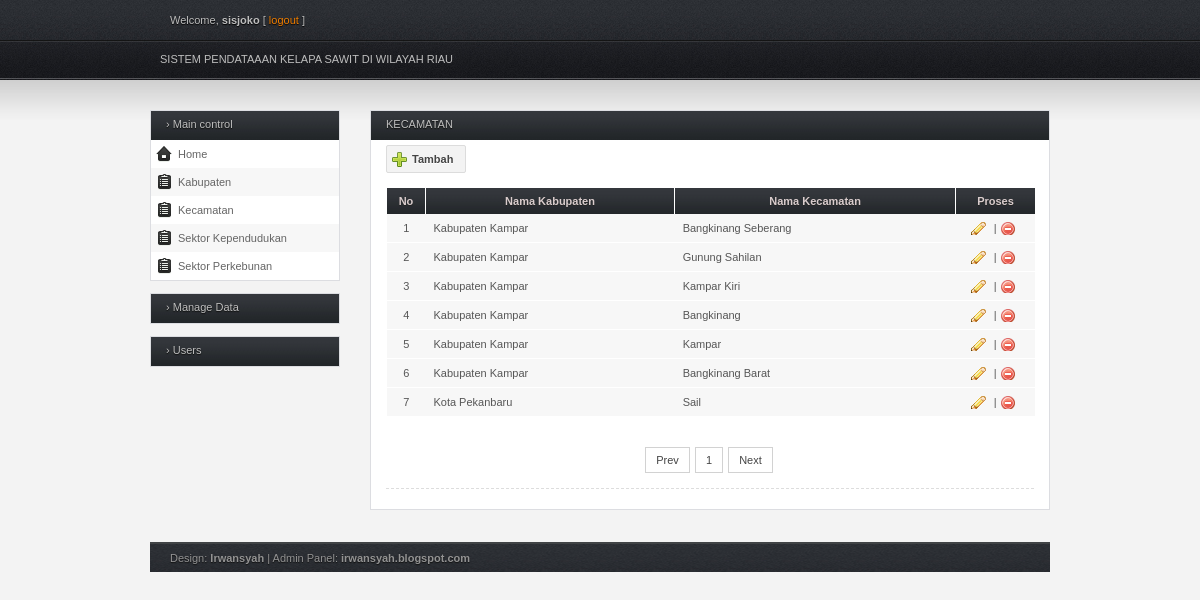
The page /_admin/?p=kecamatan (signed in) on the database its author committed.
### tables this page shows
CREATE TABLE IF NOT EXISTS `kecamatan` (
  `idkec` int(11) NOT NULL AUTO_INCREMENT,
  `idkab` int(11) NOT NULL,
  `nama_kecamatan` varchar(100) NOT NULL,
  PRIMARY KEY (`idkec`)
);

CREATE TABLE IF NOT EXISTS `kabupaten` (
  `idkab` int(11) NOT NULL AUTO_INCREMENT,
  `nama_kabupaten` varchar(100) NOT NULL,
  `x` varchar(100) NOT NULL,
  `y` varchar(100) NOT NULL,
  PRIMARY KEY (`idkab`)
);

### _mod/paging.php (called while the page is built, shortened)
<?
class pagination
{
	public function calculate_pages($total_rows, $rows_per_page, $page_num)
	{
		$arr = array();
		$last_page = ceil($total_rows / $rows_per_page);
		$page_num = (int) $page_num;
		if ($page_num < 1)
		{
		   $page_num = 1;
		}
		elseif ($page_num > $last_page)
		{
		   $page_num = $last_page;
		}
		$upto = ($page_num - 1) * $rows_per_page;
		$arr['limit'] = 'LIMIT '.$upto.',' .$rows_per_page;
		$arr['current'] = $page_num;
		if ($page_num == 1)
			$arr['previous'] = $page_num;
		else
			$arr['previous'] = $page_num - 1;
		if ($page_num == $last_page)
			$arr['next'] = $last_page;
		else
			$arr['next'] = $page_num + 1;
		$arr['last'] = $last_page;
		$arr['info'] = 'Page ('.$page_num.' of '.$last_page.')';
		$arr['pages'] = $this->get_surrounding_pages($page_num, $last_page, $arr['next']);
		return $arr;
	}
	function get_surrounding_pages($page_num, $last_page, $next)
	{
		$arr = array();
		if ($page_num == 1)
		{
			if ($next == $page_num) return array(1);
			return $arr;
		}
		return $arr;
	}
}
?>

### _admin/_page/kecamatan.php (the view, shortened to what this page needs)
<?php
require ('../_mod/paging.php');
$sql = "select * from kecamatan,kabupaten where kecamatan.idkab = kabupaten.idkab order by nama_kabupaten";
    $query = mysql_query($sql);
	$numrows = mysql_num_rows($query);
	$numperpage = 20;
	$paging = new pagination();
	$pg = $paging->calculate_pages($numrows, $numperpage, $_GET['page']);
?>
<div class="full_w">
<div class="h_title">KECAMATAN</div>
<p><a class="button add" href="?p=kecamatan_add">Tambah</a>
				<table>
					<thead>
						<tr>
							<th scope="col" width="6%">No</th>
							<th scope="col">Nama Kabupaten</th>
							<th scope="col">Nama Kecamatan</th>
							<th scope="col" style="width: 65px;">Proses</th>
						</tr>
					</thead>
<?php
    $sql .= " {$pg['limit']}";
    $query = mysql_query($sql);
    $no = 1;
    while ($data = mysql_fetch_array($query)) {
?>
					<tbody>
						<tr>
							<td class="align-center"><?php echo $no; ?></td>
							<td><?php echo $data['nama_kabupaten']; ?></td>
							<td><?php echo $data['nama_kecamatan']; ?></td>
							<td align="center">
								<a href="?p=kecamatan_edit&idkec=<?php echo $data[idkec];?>" class="table-icon edit" title="Edit"></a>&nbsp;|&nbsp;
								<a href="../_mod/mod_kecamatan.php?aksi=delete&idkec=<?php echo $data['idkec']; ?>" onClick="return confirm('Anda Yakin Akan Menghapus')" class="table-icon delete" title="Delete"></a>
							</td>
						</tr>
					</tbody>
<?php
$no++;
}
?>
				</table>
				<div class="entry">
					<div class="pagination">
						<a href="?p=kecamatan&page=<?php echo $pg['previous'];?>">Prev</a>
						<?php
					foreach($pg['pages'] as $key=>$value){
				?>
        			<a href="?p=kecamatan&page=<?php echo $value;?>" class="page"><?php echo $value;?></a>
       			<?php
					}
				?>
					<a href="?p=kecamatan&page=<?php echo $pg['next'];?>"	class="page">Next</a>
					</div>
					<div class="sep"></div>
</div>
</div>

### _admin/css/style.css (style rules this page uses)
* { margin: 0; padding: 0; }
body { background: #f3f3f3 url(../img/bg_top.jpg) repeat-x; color: #bebebe; font-family: Tahoma, Arial, Helvetica, sans-serif; font-size: 11px; margin: 0; }
a { text-decoration: none; }
button, .button { background: #F3F3F3; border: 1px solid #DCDCDC; border-radius: 2px; color: #444444; cursor: pointer; display: inline-block; font: 700 11px Tahoma, Arial, sans-serif; margin-right: 10px; padding: 7px 12px 7px 12px; position: relative; text-decoration: none; text-shadow: 0px 1px 0px #FFFFFF; }
#content tr:nth-child(odd) { background: #f7f7f7; }
#main .full_w { background: #ffffff; border: 1px solid #DCDDE1; color: #848484; margin: 0 0 20px 0; }
#main .full_w .h_title, #main .half_w .h_title { background: url(../img/bg_box_head.jpg) repeat-x; color: #bebebe; font-size: 11px; font-weight: normal; height: 22px; padding: 7px 0 0 15px; text-shadow: #0E0E0E 0px 1px 1px; }
#main .full_w p { line-height: 16px; margin: 5px 15px; }
table { border-collapse: collapse; margin: 15px; width: 650px; }
table th { background: url(../img/bg_box_head.jpg) repeat-x; color: #DACDCD; border-left: 1px solid #ffffff; border-right: 1px solid #ffffff; font-size: 11px; font-weight: bold; padding: 7px; text-shadow: 0px 1px #242424; }
table tr { border-left: 1px solid #ffffff; border-right: 1px solid #ffffff; }
table td { border-bottom: 1px solid #ffffff; border-top: 1px solid ffffff; color: #565656; padding: 8px; }
.table-icon { padding: 1px 8px; margin-right: 5px; }
.edit.table-icon { background: url(../img/i_edit.png) no-repeat; }
.delete.table-icon { background: url(../img/i_delete.png) no-repeat; }
.pagination { margin: 5px auto; padding: 12px 0; text-align: center; }
.pagination a { border:solid 1px #d2d2d2; color: #444444; margin-right:2px; }
.pagination a:link, .pagination a:visited { padding:6px 10px; text-decoration:none; }
.entry { color: #444; margin: 5px 0; padding: 5px 15px; text-shadow: 0px 1px #ffffff; }
.add { background: #F3F3F3 url(../img/i_add.png) no-repeat 4px center; padding-left: 25px; }
.sep { border-bottom: 1px dashed #DDDDDD; margin: 10px 0; }
.align-center { text-align: center; }

### rows shown on the page
kecamatan: idkab.nama_kabupaten "Kabupaten Kampar", nama_kecamatan "Bangkinang Seberang"
kecamatan: idkab.nama_kabupaten "Kabupaten Kampar", nama_kecamatan "Gunung Sahilan"
kecamatan: idkab.nama_kabupaten "Kabupaten Kampar", nama_kecamatan "Kampar Kiri"
kecamatan: idkab.nama_kabupaten "Kabupaten Kampar", nama_kecamatan "Bangkinang"
kecamatan: idkab.nama_kabupaten "Kabupaten Kampar", nama_kecamatan "Kampar"
kecamatan: idkab.nama_kabupaten "Kabupaten Kampar", nama_kecamatan "Bangkinang Barat"
kecamatan: idkab.nama_kabupaten "Kota Pekanbaru", nama_kecamatan "Sail"

### other values the page prints
$nama "sisjoko"
$value "1"
